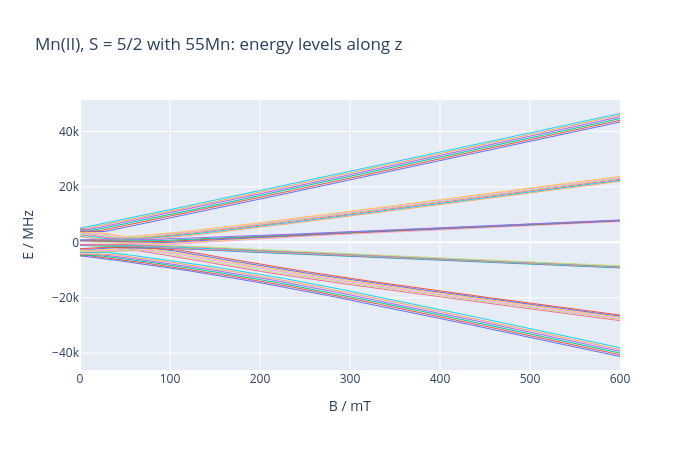

Here is the notebook cell this chart was saved with:
### Markdown cell above
The Zeeman diagram of the Mn(II) system above, with the field along the
molecular z axis, is EasySpin's `levels` example; `D` splits the `S = 5/2`
manifold at zero field and the 55Mn hyperfine coupling splits each line into
six:

### Code cell
import plotly.graph_objects as go

fields = np.linspace(0, 600, 301)  # mT
E_mn = es.levels(mn, "z", fields)  # (301, 36)
fig = go.Figure()
for k in range(E_mn.shape[1]):
    fig.add_trace(go.Scatter(x=fields, y=E_mn[:, k], mode="lines", line={"width": 1}, showlegend=False))
fig.update_layout(title="Mn(II), S = 5/2 with 55Mn: energy levels along z", xaxis_title="B / mT", yaxis_title="E / MHz", width=700, height=450)
fig

### Figure 1 — Plotly figure (JSON) as saved in the notebook; plotly's stock layout.template omitted (floating-point values rounded to 4 significant figures; data arrays with more than 128 entries replaced by an {"elided": "..."} marker saying what was removed)
{"data": [{"line": {"width": 1}, "mode": "lines", "showlegend": false, "x": {"elided": "301 float values"}, "y": {"elided": "301 float values"}, "type": "scatter"}, {"line": {"width": 1}, "mode": "lines", "showlegend": false, "x": {"elided": "301 float values"}, "y": {"elided": "301 float values"}, "type": "scatter"}, {"line": {"width": 1}, "mode": "lines", "showlegend": false, "x": {"elided": "301 float values"}, "y": {"elided": "301 float values"}, "type": "scatter"}, {"line": {"width": 1}, "mode": "lines", "showlegend": false, "x": {"elided": "301 float values"}, "y": {"elided": "301 float values"}, "type": "scatter"}, {"line": {"width": 1}, "mode": "lines", "showlegend": false, "x": {"elided": "301 float values"}, "y": {"elided": "301 float values"}, "type": "scatter"}, {"line": {"width": 1}, "mode": "lines", "showlegend": false, "x": {"elided": "301 float values"}, "y": {"elided": "301 float values"}, "type": "scatter"}, {"line": {"width": 1}, "mode": "lines", "showlegend": false, "x": {"elided": "301 float values"}, "y": {"elided": "301 float values"}, "type": "scatter"}, {"line": {"width": 1}, "mode": "lines", "showlegend": false, "x": {"elided": "301 float values"}, "y": {"elided": "301 float values"}, "type": "scatter"}, {"line": {"width": 1}, "mode": "lines", "showlegend": false, "x": {"elided": "301 float values"}, "y": {"elided": "301 float values"}, "type": "scatter"}, {"line": {"width": 1}, "mode": "lines", "showlegend": false, "x": {"elided": "301 float values"}, "y": {"elided": "301 float values"}, "type": "scatter"}, {"line": {"width": 1}, "mode": "lines", "showlegend": false, "x": {"elided": "301 float values"}, "y": {"elided": "301 float values"}, "type": "scatter"}, {"line": {"width": 1}, "mode": "lines", "showlegend": false, "x": {"elided": "301 float values"}, "y": {"elided": "301 float values"}, "type": "scatter"}, {"line": {"width": 1}, "mode": "lines", "showlegend": false, "x": {"elided": "301 float values"}, "y": {"elided": "301 float values"}, "type": "scatter"}, {"line": {"width": 1}, "mode": "lines", "showlegend": false, "x": {"elided": "301 float values"}, "y": {"elided": "301 float values"}, "type": "scatter"}, {"line": {"width": 1}, "mode": "lines", "showlegend": false, "x": {"elided": "301 float values"}, "y": {"elided": "301 float values"}, "type": "scatter"}, {"line": {"width": 1}, "mode": "lines", "showlegend": false, "x": {"elided": "301 float values"}, "y": {"elided": "301 float values"}, "type": "scatter"}, {"line": {"width": 1}, "mode": "lines", "showlegend": false, "x": {"elided": "301 float values"}, "y": {"elided": "301 float values"}, "type": "scatter"}, {"line": {"width": 1}, "mode": "lines", "showlegend": false, "x": {"elided": "301 float values"}, "y": {"elided": "301 float values"}, "type": "scatter"}, {"line": {"width": 1}, "mode": "lines", "showlegend": false, "x": {"elided": "301 float values"}, "y": {"elided": "301 float values"}, "type": "scatter"}, {"line": {"width": 1}, "mode": "lines", "showlegend": false, "x": {"elided": "301 float values"}, "y": {"elided": "301 float values"}, "type": "scatter"}, {"line": {"width": 1}, "mode": "lines", "showlegend": false, "x": {"elided": "301 float values"}, "y": {"elided": "301 float values"}, "type": "scatter"}, {"line": {"width": 1}, "mode": "lines", "showlegend": false, "x": {"elided": "301 float values"}, "y": {"elided": "301 float values"}, "type": "scatter"}, {"line": {"width": 1}, "mode": "lines", "showlegend": false, "x": {"elided": "301 float values"}, "y": {"elided": "301 float values"}, "type": "scatter"}, {"line": {"width": 1}, "mode": "lines", "showlegend": false, "x": {"elided": "301 float values"}, "y": {"elided": "301 float values"}, "type": "scatter"}, {"line": {"width": 1}, "mode": "lines", "showlegend": false, "x": {"elided": "301 float values"}, "y": {"elided": "301 float values"}, "type": "scatter"}, {"line": {"width": 1}, "mode": "lines", "showlegend": false, "x": {"elided": "301 float values"}, "y": {"elided": "301 float values"}, "type": "scatter"}, {"line": {"width": 1}, "mode": "lines", "showlegend": false, "x": {"elided": "301 float values"}, "y": {"elided": "301 float values"}, "type": "scatter"}, {"line": {"width": 1}, "mode": "lines", "showlegend": false, "x": {"elided": "301 float values"}, "y": {"elided": "301 float values"}, "type": "scatter"}, {"line": {"width": 1}, "mode": "lines", "showlegend": false, "x": {"elided": "301 float values"}, "y": {"elided": "301 float values"}, "type": "scatter"}, {"line": {"width": 1}, "mode": "lines", "showlegend": false, "x": {"elided": "301 float values"}, "y": {"elided": "301 float values"}, "type": "scatter"}, {"line": {"width": 1}, "mode": "lines", "showlegend": false, "x": {"elided": "301 float values"}, "y": {"elided": "301 float values"}, "type": "scatter"}, {"line": {"width": 1}, "mode": "lines", "showlegend": false, "x": {"elided": "301 float values"}, "y": {"elided": "301 float values"}, "type": "scatter"}, {"line": {"width": 1}, "mode": "lines", "showlegend": false, "x": {"elided": "301 float values"}, "y": {"elided": "301 float values"}, "type": "scatter"}, {"line": {"width": 1}, "mode": "lines", "showlegend": false, "x": {"elided": "301 float values"}, "y": {"elided": "301 float values"}, "type": "scatter"}, {"line": {"width": 1}, "mode": "lines", "showlegend": false, "x": {"elided": "301 float values"}, "y": {"elided": "301 float values"}, "type": "scatter"}, {"line": {"width": 1}, "mode": "lines", "showlegend": false, "x": {"elided": "301 float values"}, "y": {"elided": "301 float values"}, "type": "scatter"}], "layout": {"title": {"text": "Mn(II), S = 5/2 with 55Mn: energy levels along z"}, "xaxis": {"title": {"text": "B / mT"}}, "yaxis": {"title": {"text": "E / MHz"}}, "width": 700, "height": 450}}
